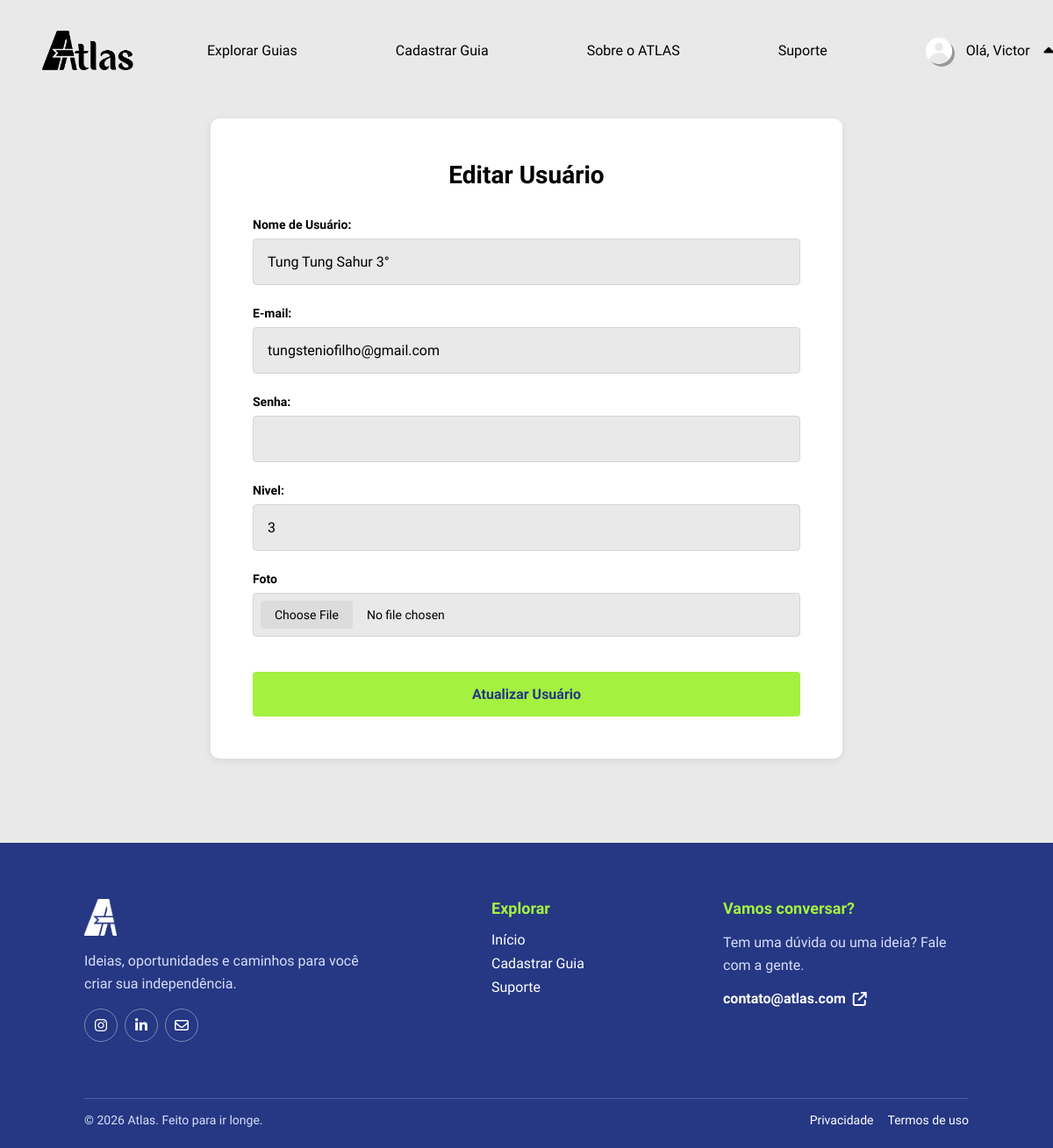
Page /admin_editar_usuario.php?id=1 (signed in) on the committed database.
### tables this page shows
CREATE TABLE `usuario` (
  `id_usuario` int(11) NOT NULL,
  `foto` blob DEFAULT NULL,
  `nome` varchar(100) NOT NULL,
  `email` varchar(150) NOT NULL,
  `senha` varchar(255) NOT NULL,
  `preferencia` enum('Automóveis','Casa','Compras','Cuidados','Culinária','Educação','Finanças','Jardinagem','Limpeza','Manutenção','Moda','Saúde','Tecnologia','Trabalho','Transporte') NOT NULL,
  `nivel` enum('1','2','3','') NOT NULL DEFAULT '3',
  `estado` enum('ativo','inativo','','') NOT NULL DEFAULT 'ativo',
  `data_criacao` datetime NOT NULL DEFAULT current_timestamp()
);

### admin_editar_usuario.php (the view, shortened to what this page needs)
<?php
require_once __DIR__ . "/conexao.php";
$id_editar = $_GET['id'];
$sql = "SELECT id_usuario, foto, nome, email, preferencia, nivel FROM usuario WHERE id_usuario = '$id_editar'";
$resultado = $conn->query($sql);
$usuario = $resultado->fetch_assoc();
function h($valor): string
{
    return htmlspecialchars((string)$valor, ENT_QUOTES, 'UTF-8');
}
?>
<!DOCTYPE html>
<html lang="pt-br">
<head>
    <link rel="stylesheet" href="https://cdnjs.cloudflare.com/ajax/libs/font-awesome/6.4.0/css/all.min.css">
    <link rel="stylesheet" href="css/admin_editar_usuario.css">
</head>
<body>
    <header>
        <a class="logo" href="index.php" aria-label="Página inicial">
            <img src="imgs_website/logotipoatlas.png" alt="ATLAS">
        </a>
        <nav class="nav-options" aria-label="Navegação principal">
            <a class="item" href="guias.php">
                <p>Explorar Guias</p>
            </a>
            <?php if (isset($_SESSION['id'])): ?>
                <a class="item" href="cadastrar_guia.php">
                    <p>Cadastrar Guia</p>
                </a>
            <?php endif; ?>
            <a class="item" href="index.php#sobre-atlas">
                <p>Sobre o ATLAS</p>
            </a>
            <a class="item" href="suporte.php">
                <p>Suporte</p>
            </a>
        </nav>
        <nav class="nav-btns" aria-label="Conta">
            <?php if (isset($_SESSION['id'])): ?>
                <div class="perfil" id="perfil">
                    <p>
                        <img class="foto" src="imgs_perfil/<?= !empty($_SESSION['foto']) ? h($_SESSION['foto']) : 'foto_padrao.png' ?>">
                        Olá, <?= h($_SESSION['nome']) ?>
                    </p>
                    <i class="fa-solid fa-caret-up" id="seta"></i>
                </div>
            <?php else: ?>
                <a class="entrar" href="login.php">Entrar</a>
            <?php endif; ?>
        </nav>
    </header>
    <main>
        <form class="editar-form" method="POST" enctype="multipart/form-data">
            <h2>Editar Usuário</h2>
            <div class="cadastro">
                <div class="text">
                    <div class="division">
                        <label for="nome">Nome de Usuário:</label>
                        <input type="text" id="nome" name="nome" minlength="3" maxlength="100" required value="<?= $usuario['nome']; ?>">
                    </div>
                    <div class="division">
                        <label for="email">E-mail:</label>
                        <input type="email" id="email" maxlength="150" name="email" required value="<?= $usuario['email']; ?>">
                    </div>
                    <div class="division">
                        <label for="senha">Senha:</label>
                        <input type="password" id="senha" name="senha" maxlength="255">
                    </div>
                    <div class="division">
                        <label for="nivel">Nivel:</label>
                        <input type="number" id="nivel" name="nivel" min="1" max="3" required value="<?= $usuario['nivel']; ?>">
                    </div>
                    <div class="division">
                        <label for="foto">Foto</label>
                        <input type="file" id="foto" name="foto" value="<?= $usuario['foto']; ?>">
                    </div>
                </div>
                <button type="submit" name="editar">Atualizar Usuário</button>
            </div>
        </form>
    </main>
    <footer>
        <div class="footer-content">
            <div class="footer-brand">
                <a class="footer-logo" href="index.php" aria-label="Voltar para o início"><img src="imgs_website/logoatlas.png" alt="ATLAS"></a>
                <p>Ideias, oportunidades e caminhos para você criar sua independência.</p>
                <div class="footer-socials" aria-label="Redes sociais">
                    <a href="#" aria-label="Instagram"><i class="fa-brands fa-instagram"></i></a>
                    <a href="#" aria-label="LinkedIn"><i class="fa-brands fa-linkedin-in"></i></a>
                    <a href="mailto:contato@atlas.com" aria-label="Enviar e-mail"><i class="fa-regular fa-envelope"></i></a>
                </div>
            </div>
            <div class="footer-section">
                <h3>Explorar</h3>
                <a href="index.php">Início</a>
                <a href="cadastrar_guia.php">Cadastrar Guia</a>
                <a href="suporte.php">Suporte
                </a>
            </div>
            <div class="footer-section footer-contact">
                <h3>Vamos conversar?</h3>
                <p>Tem uma dúvida ou uma ideia? Fale com a gente.</p><a href="mailto:contato@atlas.com">contato@atlas.com <i class="fa-solid fa-arrow-up-right-from-square"></i></a>
            </div>
        </div>
        <div class="footer-bottom">
            <p>&copy; <?= date('Y') ?> Atlas. Feito para ir longe.</p>
            <div><a href="#">Privacidade</a><a href="#">Termos de uso</a></div>
        </div>
    </footer>
</body>
</html>

### css/admin_editar_usuario.css (style rules this page uses)
main { display: flex; flex-direction: column; align-items: center; width: 100%; max-width: 720px; margin: 0 auto; }
.editar-form { display: flex; flex-direction: column; width: 100%; gap: var(--space-4); padding: var(--space-5); background-color: var(--color-surface); border-radius: var(--radius-md); box-shadow: var(--shadow-card); }
.editar-form h2 { font-size: 1.75rem; text-align: center; }
.cadastro { display: flex; flex-direction: column; gap: var(--space-4); }
.text { display: flex; flex-direction: column; gap: var(--space-3); }
.division { display: flex; flex-direction: column; gap: var(--space-1); }
.division label { font-size: 0.875rem; font-weight: 600; }
.editar-form input, .editar-form select { width: 100%; padding: var(--space-2); border: 1px solid var(--color-border); border-radius: var(--radius-sm); background-color: var(--color-bg); color: var(--color-text); font-family: inherit; font-size: 1rem; transition: border-color var(--transition-fast), background-color var(--transition-fast); }
.editar-form input[type="file"] { padding: var(--space-1); font-size: 0.875rem; }
.editar-form button { padding: var(--space-2) var(--space-3); margin-top: var(--space-1); border: none; width: 100%; border-radius: var(--radius-sm); background-color: var(--color-accent); color: var(--color-primary); font-family: inherit; font-size: 1rem; font-weight: 600; cursor: pointer; transition: background-color var(--transition-fast); }

### css/header.css (style rules this page uses)
header { display: flex; align-items: center; justify-content: space-between; gap: var(--space-6); width: 100%; margin-bottom: 20px; padding: var(--space-4) var(--space-5); background-color: var(--color-bg); z-index: 2; }
.logo { display: flex; align-items: center; justify-content: flex-start; height: 100%; max-width: 100px; }
.logo img { display: block; width: auto; height: 45px; cursor: pointer; }
.nav-options { display: flex; align-items: center; justify-content: center; width: fit-content; height: 100%; gap: var(--space-6); }
.item { position: relative; display: flex; align-items: center; justify-content: center; width: fit-content; background-color: transparent; height: 100%; padding: var(--space-2) var(--space-3); font-size: 0.9375rem; white-space: nowrap; cursor: pointer; outline: none; border: none; font-family: 'Google Sans', sans-serif; }
.item p { color: var(--color-text); font-size: 1rem; font-weight: 400; text-decoration: none; transition: color var(--transition-fast); }
.item::after { content: ''; position: absolute; bottom: 0; left: 0; width: 0; height: 2px; border-radius: 100px; background-color: var(--color-primary-light); transition: width var(--transition-base); }
a { text-decoration: none; }
.nav-btns { display: flex; align-items: center; width: fit-content; height: 100%; gap: var(--space-3); }
.perfil { position: relative; display: flex; align-items: center; justify-content: center; gap: var(--space-2); min-width: 150px; height: 44px; padding: 0 var(--space-3); border-radius: var(--radius-md); color: var(--color-text); font-size: 14px; white-space: nowrap; cursor: pointer; }
.foto { width: 30px; aspect-ratio: 1; border-radius: 50%; object-fit: cover; object-position: center; box-shadow: var(--shadow-drop); }
.perfil p { display: flex; align-items: center; justify-content: space-between; gap: var(--space-2); min-width: 100px; font-size: 1rem; white-space: nowrap; }
#seta { font-size: 18px; transition: rotate var(--transition-base); }

### css/variaveis.css (style rules this page uses)
:root { --color-bg: #e9e9e9; --color-surface: #ffffff; --color-surface-hover: #dcdcdc; --color-primary: #263783; --color-primary-light: #3b56cf; --color-accent: #a4f140; --color-accent-dark: #8bc34a; --color-text: #000000; --color-text-secondary: #55555f; --color-text-placeholder: #999999; --color-text-inverse: #ffffff; --color-text-muted: #d8def8; --color-danger: #cc2828; --color-danger-dark: #9b0000; --color-danger-bg: #cc28281a; --color-warning: #c98a12; --color-warning-dark: #8f6109; --color-warning-bg: #c98a121f; --color-success: #1bb155; --color-success-dark: #119247; --color-fav: #e6445f; --color-fav-dark: #e02847; --color-border: #d5d5d5; --radius-sm: 4px; --radius-md: 10px; --space-1: 8px; --space-2: 16px; --space-3: 24px; --space-4: 32px; --space-5: 48px; --space-6: 64px; --space-7: 96px; --shadow-card: 0 2px 10px #00000014; --shadow-card-hover: 0 15px 30px #00000026; --shadow-drop: 3px 3px 0 #00000059; --shadow-offset-lg: -10px 10px 0 #00000033; --transition-fast: 0.2s ease; --transition-base: 0.3s ease; }

### rows in the picture
usuario: nome "Tung Tung Sahur 3°", email "tungsteniofilho@gmail.com", nivel "3"

### other values in the picture
$_SESSION['nome'] "Victor"
